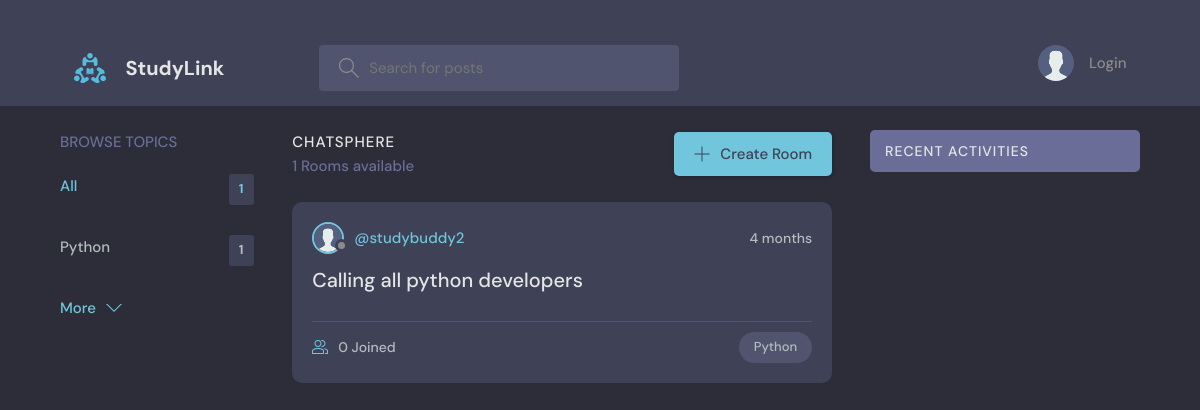
The app's page /, older data.
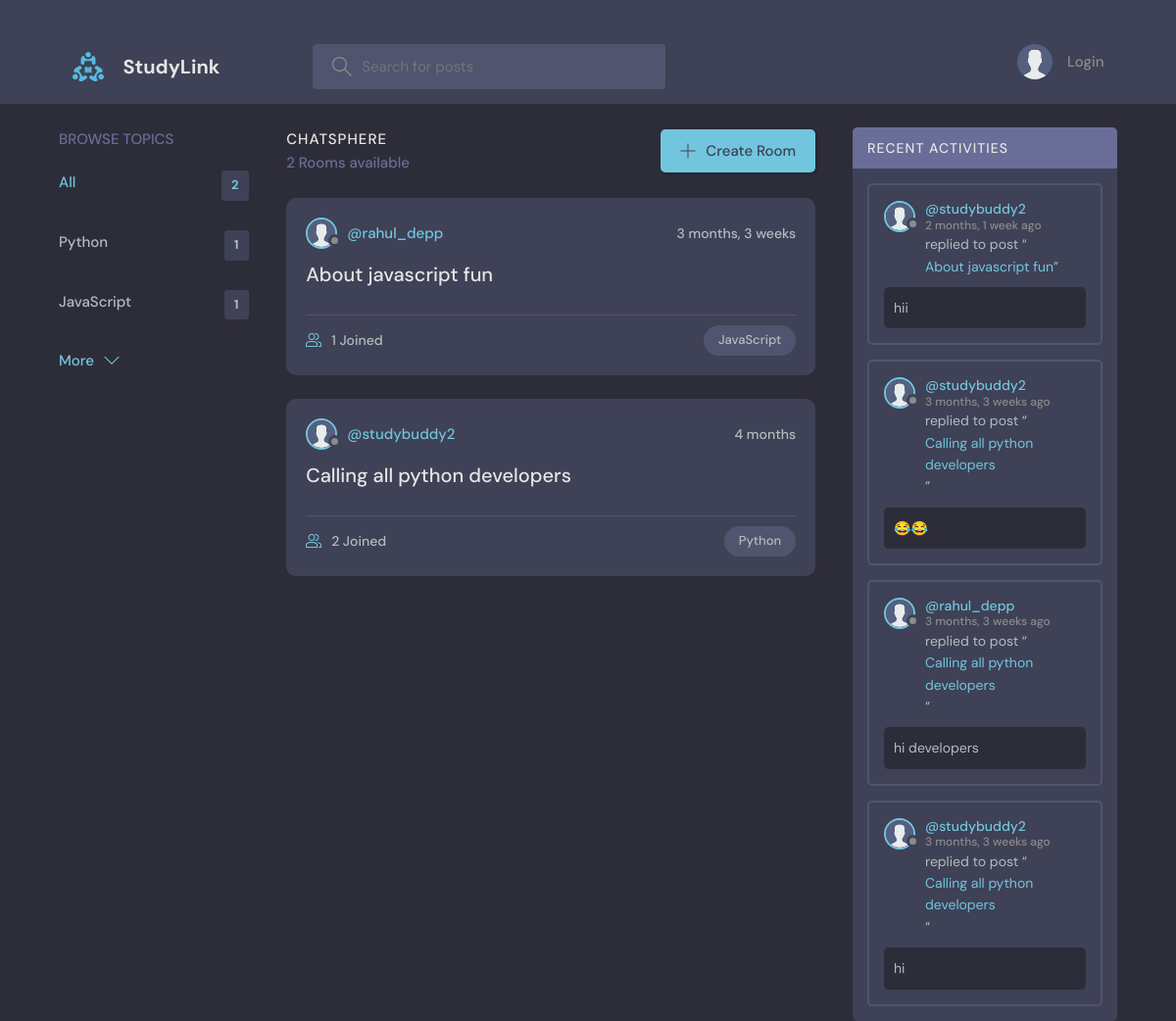
The same page, newer data.
### base/models.py (models this page shows, shortened)
class Topic(models.Model):
    name=models.CharField(max_length=200)

class Room(models.Model):
    host=models.ForeignKey(User,on_delete=models.SET_NULL,null=True)
    topic=models.ForeignKey(Topic,on_delete=models.SET_NULL,null=True)
    name=models.CharField(max_length=200)
    description=models.TextField(null=True, blank=True)
    participants=models.ManyToManyField(User , related_name='participants', blank=True)
    updated=models.DateTimeField(auto_now=True)
    created=models.DateTimeField(auto_now_add=True)
    class Meta:
        ordering =['-updated', '-created']
    def __str__(self):
        return self.name

class User(AbstractUser):
     name=models.CharField(max_length=200,null=True)
     email=models.EmailField(unique=True,null=True)
     bio=models.TextField(null=True)
     avatar=models.ImageField(null=True,default="avatar.svg")
     USERNAME_FIELD='email'
     REQUIRED_FIELDS=[]

class Message(models.Model):
   user=models.ForeignKey(User,on_delete=models.CASCADE)
   room= models.ForeignKey(Room,on_delete=models.CASCADE)
   body= models.TextField(max_length=1000)
   update=models.DateTimeField(auto_now=True)
   created=models.DateTimeField(auto_now_add=True)
   def __str__(self) :
      return self.body[:50]

### base/views.py (the view)
# urls.py: path('',views.Home,name="Home"),
def Home(request):  # sourcery skip: remove-redundant-slice-index
   q=request.GET.get('q') if request.GET.get('q')!=None else ''
   rooms=Room.objects.filter(Q(topic__name__icontains=q)|Q(name__icontains=q)|
                             Q(description__icontains=q))
   topics=Topic.objects.all()[0:4]
   room_count=rooms.count()
   room_messages=Message.objects.filter(Q(room__topic__name__icontains=q)).order_by('-created')
   context={'rooms':rooms,'topics':topics,'room_count':room_count,'room_messages':room_messages}
   return render(request,'base/home.html',context)

### base/templates/base/home.html (shortened to what this page needs)
{% extends 'main.html' %} {% block content %}
<main class="layout layout--3">
  <div class="container">
    {% include 'base/topics_component.html' %}
    <div class="roomList">
      <div class="roomList__header">
        <div>
          <h2>ChatSphere</h2>
          <p>{{room_count}} Rooms available</p>
        </div>
        <a class="btn btn--main" href="{% url 'create-room' %}">
          <svg
            version="1.1"
            xmlns="http://www.w3.org/2000/svg"
            width="32"
            height="32"
            viewBox="0 0 32 32"
          >
            <title>add</title>
            <path
              d="M16.943 0.943h-1.885v14.115h-14.115v1.885h14.115v14.115h1.885v-14.115h14.115v-1.885h-14.115v-14.115z"
            ></path>
          </svg>
          Create Room
        </a>
      </div>
      {% include 'base/feed_component.html' %}
    </div>
    {% include 'base/activity_component.html' %}
  </div>
</main>
{% endblock%}

### base/templates/base/topics_component.html
<div class="topics">
  <div class="topics__header">
    <h2>Browse Topics</h2>
  </div>
  <ul class="topics__list">
    <li>
      <a href="{% url 'Home' %}" class="active"
        >All <span> {{topics.count}}</span></a
      >
    </li>
    {% for topic in topics%}
    <li>
      <a href="{%url 'Home'%}?q={{topic.name}}">
        {{topic.name}} <span>{{topic.room_set.all.count}}</span></a
      >
    </li>
    {% endfor%}
  </ul>
  <a class="btn btn--link" href="{%url 'topics'%}">
    More
    <svg
      version="1.1"
      xmlns="http://www.w3.org/2000/svg"
      width="32"
      height="32"
      viewBox="0 0 32 32"
    >
      <title>chevron-down</title>
      <path d="M16 21l-13-13h-3l16 16 16-16h-3l-13 13z"></path>
    </svg>
  </a>
</div>

### base/templates/base/feed_component.html (shortened to what this page needs)
{%for it in rooms%}
<div class="roomListRoom">
  <div class="roomListRoom__header">
    <a href="{% url 'user-profile' it.host.id %}" class="roomListRoom__author">
      <div class="avatar avatar--small">
        <img src="{{it.host.avatar.url}}" />
      </div>
      <span>@{{it.host.username}}</span>
    </a>
    <div class="roomListRoom__actions">
      <span> {{it.created|timesince}}</span>
    </div>
  </div>
  <div class="roomListRoom__content">
    <a href="{% url 'Room' it.id %}">{{it.name}} </a>
  </div>
  <div class="roomListRoom__meta">
    <a href="{% url 'Room' it.id %}" class="roomListRoom__joined">
      {{it.participants.all.count}} Joined
    </a>
    <p class="roomListRoom__topic">{{it.topic.name}}</p>
  </div>
</div>
{%endfor%}

### base/templates/base/activity_component.html (shortened to what this page needs)
<div class="activities">
  <div class="activities__header">
    <h2>Recent Activities</h2>
  </div>
  {% for message in room_messages %}
  <div class="activities__box">
    <div class="activities__boxHeader roomListRoom__header">
      <a
        href="{% url 'user-profile' message.user.id %}"
        class="roomListRoom__author"
      >
        <div class="avatar avatar--small">
          <img src="{{message.user.avatar.url}}" />
        </div>
        <p>
          @{{message.user.name}}
          <span>{{message.created|timesince}} ago</span>
        </p>
      </a>
    </div>
    <div class="activities__boxContent">
      <p>
        replied to post “<a href="{% url 'Room' message.room.id %}"
          >{{message.room}}</a
        >”
      </p>
      <div class="activities__boxRoomContent">{{message.body}}</div>
    </div>
  </div>
  {% endfor%}
</div>

Row changes from the older to the newer data that the page shows:
added Topic: name "JavaScript", room_set.all.count "1"
added Room: host.avatar (placeholder picture), host.username "rahul_depp", created "3 months, 3 weeks", name "About javascript fun", participants.all.count "1", topic.name "JavaScript"
computed for Room "Calling all python developers": participants.all.count "0" → "2"
added Message: user.avatar (placeholder picture), user.name "studybuddy2", created "2 months, 1 week", room "About javascript fun", body "hii"
added Message: user.avatar (placeholder picture), user.name "studybuddy2", created "3 months, 3 weeks", room "Calling all python developers", body "😂😂"
added Message: user.avatar (placeholder picture), user.name "rahul_depp", created "3 months, 3 weeks", room "Calling all python developers", body "hi developers"
added Message: user.avatar (placeholder picture), user.name "studybuddy2", created "3 months, 3 weeks", room "Calling all python developers", body "hi"
Text that changed along with them:
{{ topics.count }}: "1" → "2"
{{ room_count }}: "1" → "2"
